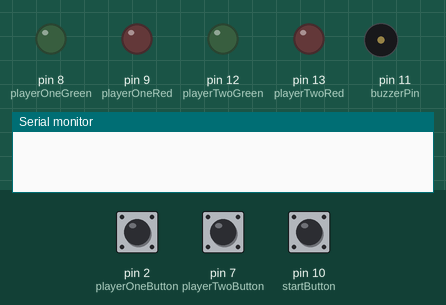
This sketch was run on a simulated Arduino Uno, built with avr-gcc and run on an emulated ATmega328P. Parts: output pins drawn as LEDs (lit = HIGH), buzzer (waves = sounding), the last lines printed to the serial monitor. The inputs (shaded band) are chosen by the test bench; at power-on: pin 10 (startButton) HIGH, pin 2 (playerOneButton) HIGH, pin 7 (playerTwoButton) HIGH. Random numbers use the default seed unless the sketch sets one.

Above: at 1.2 s.
1.3 s: pin 10 (startButton) pulled LOW for 0.15 s
2.9 s: pin 2 (playerOneButton) pulled LOW for 0.15 s
At 3.9 s:
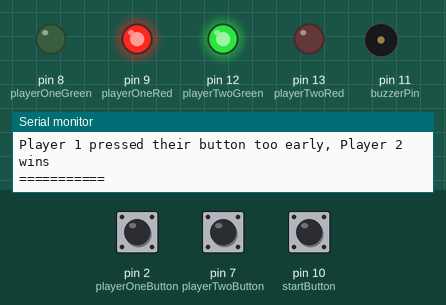
6.0 s: pin 7 (playerTwoButton) pulled LOW for 3.2 s
At 9.3 s:
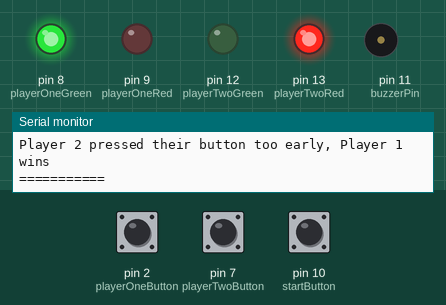
At 13.5 s:
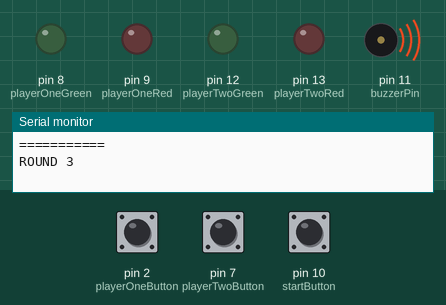
Timing chart, 0 to 15.0 s (numbered marks = the images above; inputs shaded):
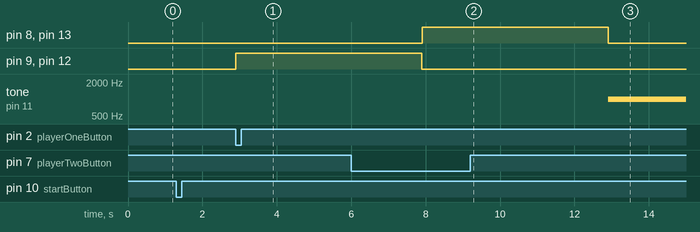

Measured:
- after the input at 2.9 s, pin 9 (playerOneRed), pin 12 (playerTwoGreen): LOW → HIGH at once
- after the input at 6.0 s, pin 8 (playerOneGreen), pin 13 (playerTwoRed): LOW → HIGH after 1.9 s, → LOW 5.0 s later

The sketch:

reaction_game.ino
```cpp
int startButton = 10;
int playerOneButton = 2;
int playerTwoButton = 7;

int playerOneGreen = 8;
int playerOneRed = 9;
int playerTwoGreen = 12;
int playerTwoRed = 13;
int buzzerPin = 11;

int startTime;
int delayStartTime;
int playerOneMillis = 0;
int playerTwoMillis = 0;
bool roundRunning = true;
bool earlyPress = false;

void setup() {
  Serial.begin(9600);
  pinMode(playerOneButton, INPUT_PULLUP);
  pinMode(playerTwoButton, INPUT_PULLUP);
  pinMode(startButton, INPUT_PULLUP);
  pinMode(playerOneGreen, OUTPUT);
  pinMode(playerOneRed, OUTPUT);
  pinMode(playerTwoGreen, OUTPUT);
  pinMode(playerTwoRed, OUTPUT);
}

void loop() {
  if (digitalRead(startButton) == LOW) {
    int playerOneScore = 0;
    int playerTwoScore = 0;
    Serial.println("GAME START!\n===========");

    for (int roundCount=0; roundCount < 3; roundCount++) {
      roundRunning = true;
      earlyPress = false;
      playerOneMillis = 0;
      playerTwoMillis = 0;
      Serial.print("ROUND ");
      Serial.println(roundCount+1);
      int timer = random(0, 11);

      delayStartTime = millis();
      while (millis() < delayStartTime + (timer*1000)) {
        if (digitalRead(playerOneButton) == LOW) {
          Serial.println("Player 1 pressed their button too early, Player 2 wins\n===========");
          playerTwoScore += 1;
          digitalWrite(playerTwoGreen, HIGH);
          digitalWrite(playerOneRed, HIGH);
          earlyPress = true;
          break;
        }
        if (digitalRead(playerTwoButton) == LOW) {
          Serial.println("Player 2 pressed their button too early, Player 1 wins\n===========");
          playerOneScore += 1;
          digitalWrite(playerOneGreen, HIGH);
          digitalWrite(playerTwoRed, HIGH);
          earlyPress = true;
          break;
        }
      }
      if (earlyPress == true) {
        delay(5000);
        digitalWrite(playerOneGreen, LOW);
        digitalWrite(playerTwoRed, LOW);
        digitalWrite(playerOneRed, LOW);
        digitalWrite(playerTwoGreen, LOW);
        continue;
      }

      tone(buzzerPin, 1000);
      startTime = millis();

      while(roundRunning) {
        if (digitalRead(playerOneButton) == LOW && playerOneMillis == 0) {
          playerOneMillis = millis();
        }
        if (digitalRead(playerTwoButton) == LOW && playerTwoMillis == 0) {
          playerTwoMillis = millis();
        }
        if (playerOneMillis != 0 && playerTwoMillis != 0) {
          roundRunning = false;
          noTone(buzzerPin);
        }
      }

      if (playerOneMillis < playerTwoMillis) {
        digitalWrite(playerOneGreen, HIGH);
        digitalWrite(playerTwoRed, HIGH);
        Serial.print("ROUND WINNER: Player 1, TIME: ");
        Serial.print(playerOneMillis - startTime);
        Serial.print("ms, DIFFERENCE: ");
        Serial.print(playerTwoMillis - playerOneMillis);
        Serial.println("ms\n===========");
        playerOneScore += 1;
      }
      else if (playerTwoMillis < playerOneMillis) {
        digitalWrite(playerTwoGreen, HIGH);
        digitalWrite(playerOneRed, HIGH);
        Serial.print("ROUND WINNER: Player 2, TIME: ");
        Serial.print(playerTwoMillis - startTime);
        Serial.print("ms, DIFFERENCE: ");
        Serial.print(playerOneMillis - playerTwoMillis);
        Serial.println("ms\n===========");
        playerTwoScore += 1;
      }
      delay(5000);
      digitalWrite(playerOneGreen, LOW);
      digitalWrite(playerTwoRed, LOW);
      digitalWrite(playerOneRed, LOW);
      digitalWrite(playerTwoGreen, LOW);
    }
    if (playerOneScore > playerTwoScore) {
      digitalWrite(playerOneGreen, HIGH);
      digitalWrite(playerTwoRed, HIGH);
      Serial.println("GAME OVER!\nThe winner is Player 1!");
    }
    if (playerTwoScore > playerOneScore) {
      digitalWrite(playerTwoGreen, HIGH);
      digitalWrite(playerOneRed, HIGH);
      Serial.println("GAME OVER!\nThe winner is Player 2!");
    }
  }
}
```
